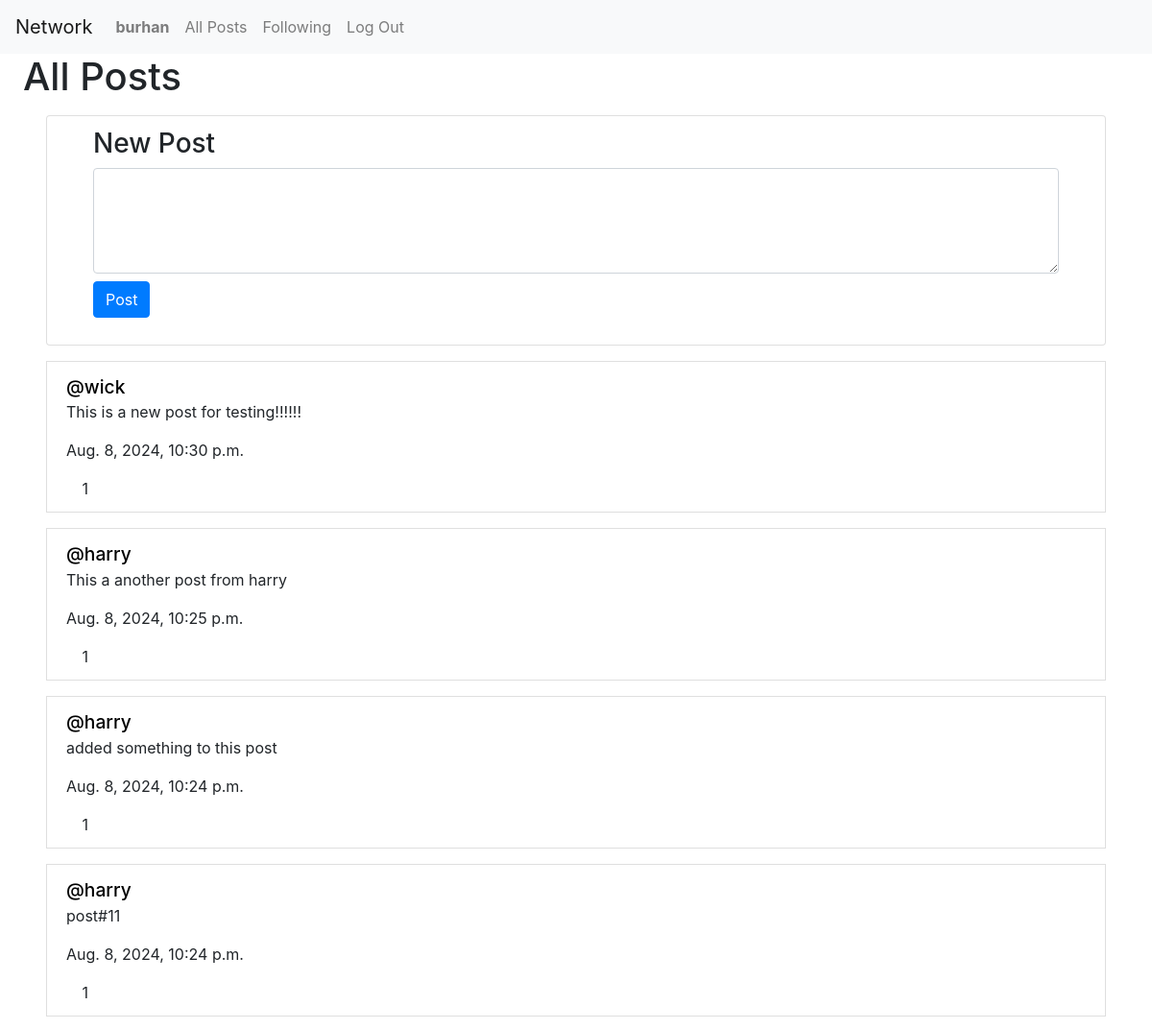
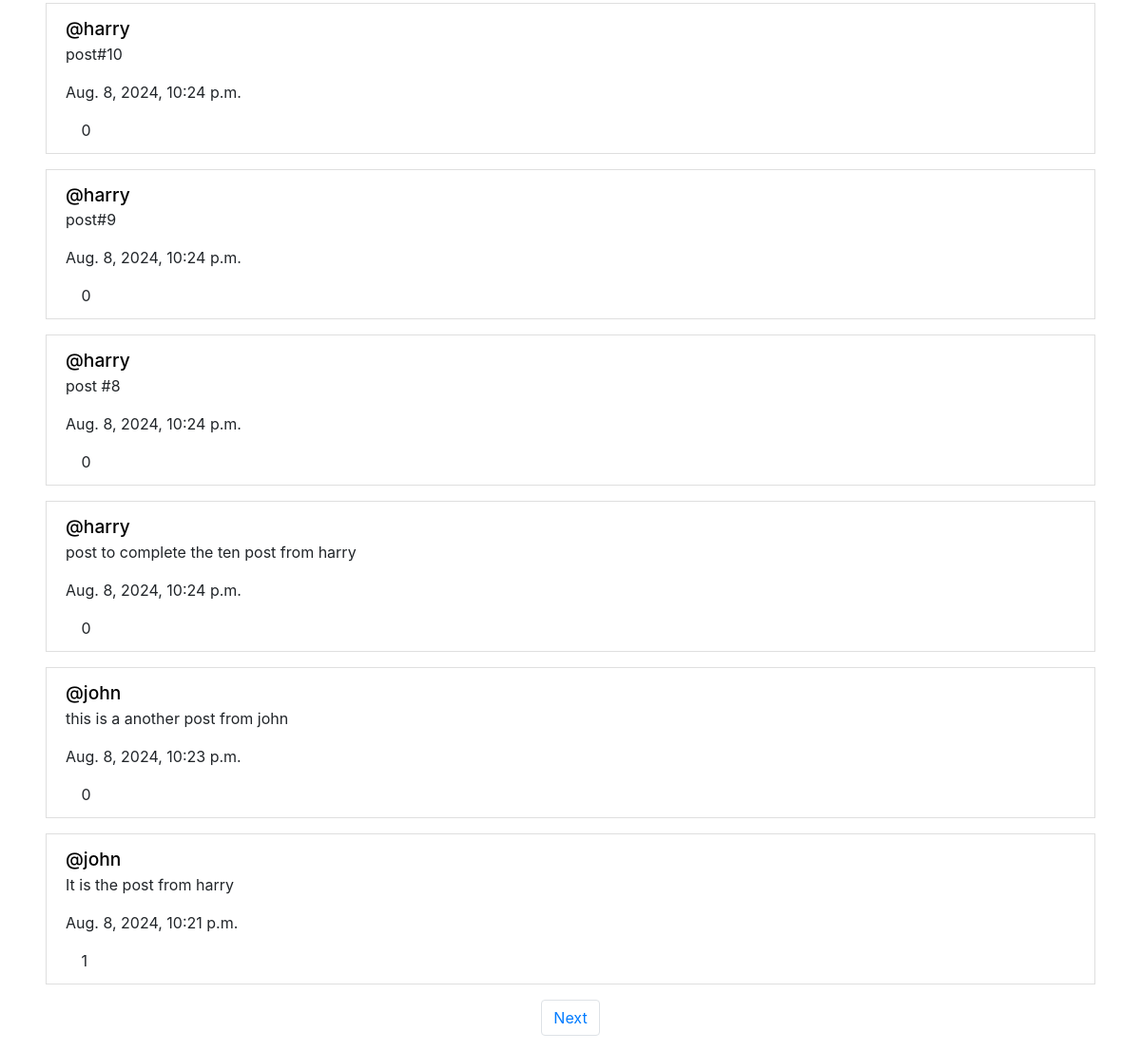
/ (signed in), run on the app's committed database (2 pictures, top to bottom).
### network/models.py (models this page shows, shortened)
class User(AbstractUser):
    pass

class New_post(models.Model):
    poster = models.ForeignKey(User, on_delete=models.CASCADE, blank=True, related_name="post_by_user")
    content = models.CharField(max_length=200)
    posted_at = models.DateTimeField(blank=True)
    likes = models.ManyToManyField(User, blank=True, related_name="likes_on_a_post", null=True)
    likes_count = models.IntegerField(default=0, blank=True)

### network/views.py (the view)
# urls.py: path("", views.index, name="index"),
def index(request):
    posts  = New_post.objects.order_by('posted_at').reverse()
    paginator = Paginator(posts, 10)
    page_number = request.GET.get('page')
    page_obj = paginator.get_page(page_number)
    current_user = request.user
    return render(request, "network/index.html", {
        'posts': page_obj,
        })

### network/templates/network/index.html (shortened to what this page needs)
{% extends "network/layout.html" %}
{% load static %}
{% block body %}
    <div class="h-100 w-100 m-auto">
        <h1 class="px-4">All Posts</h1>
        {% if user.is_authenticated %}
        <div class="h-50 d-flex justify-content-center mx-5 my-3">
            <div class="h-100 w-100 list-group-item px-5">
                <h3>New Post</h3>
                <form class="form-group" action="{% url 'post' %}" method="post">
                    <textarea class="form-control" rows="4" name="content" required></textarea>
                    <input type="submit" class="btn btn-primary mt-2" value="Post">
                </form>
            </div>
        </div>
        {% endif %}
        <div id="all-posts">
            {% for post in posts %}
            <div class="list-group-item mx-5 my-3">
                <big>
                    {% if user.is_authenticated %}
                        <a
                            href="{% url 'users_profile' post.poster.id %}"
                            style="color: black; font-weight:500; text-decoration: none;"
                        >
                        @{{ post.poster }}
                        </a>
                    {% endif %}
                </big>
                <p id="content-{{ post.id }}">{{ post.content }}</p>
                <p>{{ post.posted_at }}</p>
                <button style="background-color: transparent; border:none;"  id="btn-{{ post.id }}" class="like-btn"></button>
                <span id="count-{{ post.id }}">{{ post.likes_count}}</span>
                <br/>
            </div>
            {% endfor %}
            <nav aria-label="Page navigation">
                <ul class="pagination justify-content-center">
                {% if posts.has_next %}
                    <li class="page-item">
                        <a class="page-link" href="?page={{ posts.next_page_number }}">Next</a>
                    </li>
                {% endif %}
                </ul>
              </nav>
        </div>
    </div>
{% endblock %}

### network/templates/network/layout.html (shortened to what this page needs)
{% load static %}
<!DOCTYPE html>
<html lang="en">
    <head>
        <link rel="stylesheet" href="https://stackpath.bootstrapcdn.com/bootstrap/4.4.1/css/bootstrap.min.css">
        <link href="{% static 'network/styles.css' %}" rel="stylesheet">
    </head>
    <body>
        <nav class="navbar navbar-expand-lg navbar-light bg-light">
            <a class="navbar-brand" href="{% url 'index' %}">Network</a>
            <div>
              <ul class="navbar-nav mr-auto">
                {% if user.is_authenticated %}
                    <li class="nav-item">
                        <a class="nav-link" href="{% url 'users_profile' request.user.id %}"><strong>{{ request.user }}</strong></a>
                    </li>
                {% endif %}
                <li class="nav-item">
                  <a class="nav-link" href="{% url 'index' %}">All Posts</a>
                </li>
                {% if user.is_authenticated %}
                    <li class="nav-item">
                        <a class="nav-link" href="{% url 'following_post' %}">Following</a>
                    </li>
                    <li class="nav-item">
                        <a class="nav-link" href="{% url 'logout' %}">Log Out</a>
                    </li>
                {% endif %}
              </ul>
            </div>
          </nav>
        <div class="body">
            {% block body %}
            {% endblock %}
        </div>
    </body>
</html>

### data on the page
User: user "burhan"
New_post: poster "wick", content "This is a new post for testing!!!!!!", posted_at "Aug. 8, 2024, 10:30 p.m.", likes_count "1"
New_post: poster "harry", content "This a another post from harry", posted_at "Aug. 8, 2024, 10:25 p.m.", likes_count "1"
New_post: poster "harry", content "added something to this post", posted_at "Aug. 8, 2024, 10:24 p.m.", likes_count "1"
New_post: poster "harry", content "post#11", posted_at "Aug. 8, 2024, 10:24 p.m.", likes_count "1"
New_post: poster "harry", content "post#10", posted_at "Aug. 8, 2024, 10:24 p.m.", likes_count "0"
New_post: poster "harry", content "post#9", posted_at "Aug. 8, 2024, 10:24 p.m.", likes_count "0"
New_post: poster "harry", content "post #8", posted_at "Aug. 8, 2024, 10:24 p.m.", likes_count "0"
New_post: poster "harry", content "post to complete the ten post from harry", posted_at "Aug. 8, 2024, 10:24 p.m.", likes_count "0"
New_post: poster "john", content "this is a another post from john", posted_at "Aug. 8, 2024, 10:23 p.m.", likes_count "0"
New_post: poster "john", content "It is the post from harry", posted_at "Aug. 8, 2024, 10:21 p.m.", likes_count "1"
